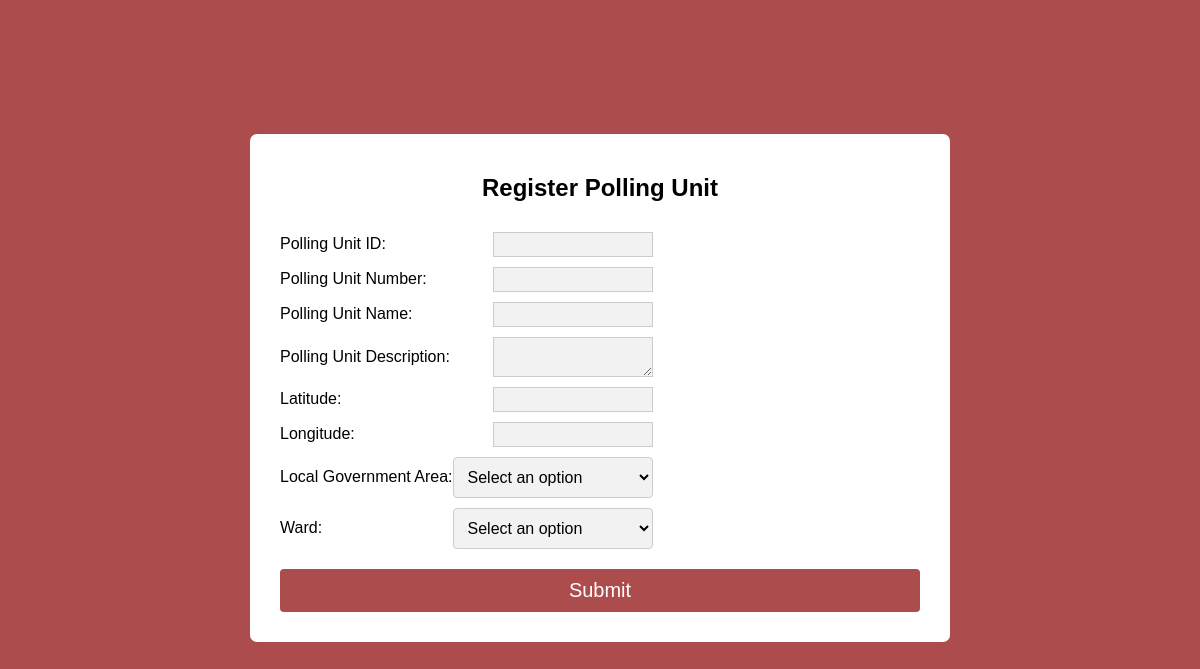
Page /polling/create_polling_unit/ on the earlier database version.
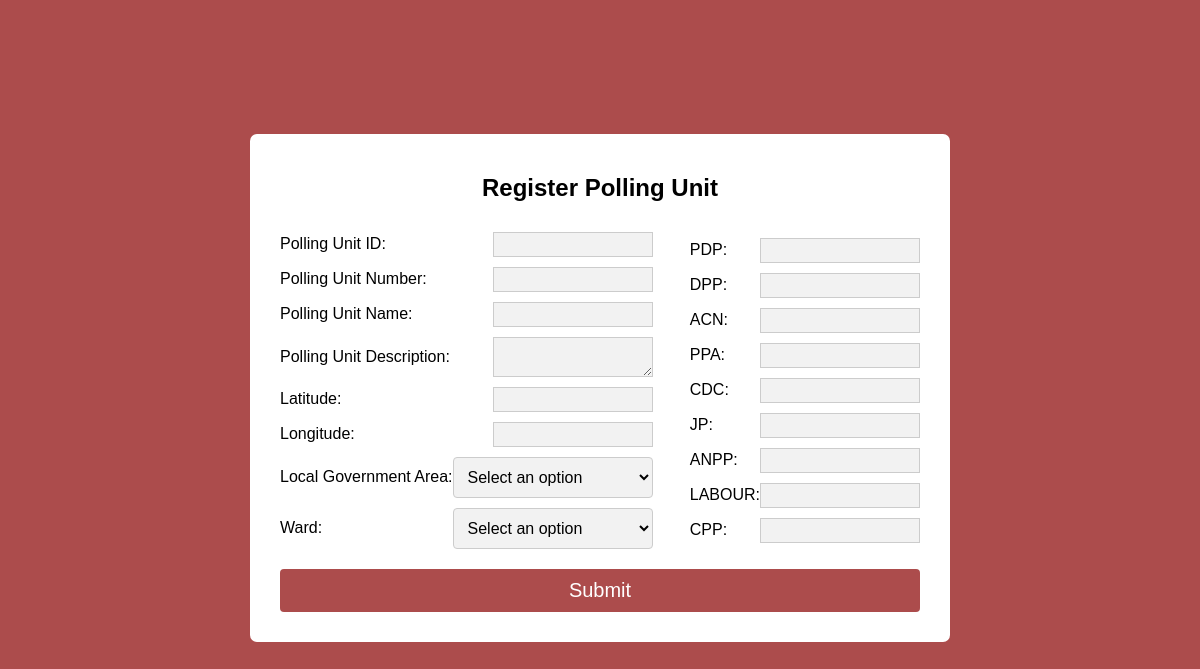
Same page on the later database version.
### polling/models.py (models this page shows, shortened)
class party(models.Model):
    partyid = models.CharField(max_length=11)
    partyname = models.CharField(max_length=11)
    class Meta:
        verbose_name_plural = 'parties'

### polling/views.py (the view, shortened to what this page needs)
# urls.py: path('create_polling_unit/', CreatePollingUnit.as_view(), name='create-polling-unit'),
class CreatePollingUnit(TemplateView):
    template_name='polling/create_polling_unit.html'
    def get_context_data(self, **kwargs: Any) -> Dict[str, Any]:
        context = super().get_context_data(**kwargs)
        context['lgas'] = lga.objects.all()
        context['parties'] = party.objects.all()
        return context

### polling/templates/polling/create_polling_unit.html (shortened to what this page needs)
{% load static %}
<!DOCTYPE html>
<html>
<head>
  <link rel="stylesheet" type="text/css" href="{% static 'polling/css/create.css' %}">
</head>
<body>
    <div id="formBx">
        <h2>Register Polling Unit</h2>
        <form method='post' id="polling-unit-form", action="">
        <div id="div">
          <div>
            <div class="form-group">
            <label for="polling_unit_id">Polling Unit ID:</label>
            <input id="polling_unit_id" name="polling_unit_id" type="number" required>
            </div>
            <div class="form-group">
            <label for="polling_unit_number">Polling Unit Number:</label>
            <input id="polling_unit_number" name="polling_unit_number" type="text" required>
            </div>
            <div class="form-group">
            <label for="polling_unit_name">Polling Unit Name:</label>
            <input id="polling_unit_name" name="polling_unit_name" type="text" required>
            </div>
            <div class="form-group">
            <label for="polling_unit_description">Polling Unit Description:</label>
            <textarea id="polling_unit_description" name="polling_unit_description" type="text" required></textarea>
            </div>
            <div class="form-group">
            <label for="lat">Latitude:</label>
            <input id="lat" name="lat" type="text" required>
            </div>
            <div class="form-group">
            <label for="long">Longitude:</label>
            <input id="long" name="long" type="text" required>
            </div>
            <div class="form-group">
            <label for="lga_id">Local Government Area:</label>
            <select name="lga_id" id="lga_id" class="custom-select" required>
                <option value="" disabled selected>Select an option</option>
              </select>
            </div>
              <div class="form-group">
                <label for="ward_id">Ward:</label>
              <select name="ward_id" id="ward_id" class="custom-select" required>
                <option value="" disabled selected>Select an option</option>
              </select>
            </div>
          </div>
            <div>
            {% for party in parties %}
            <div class="form-group">
              <label for="{{party.partyname}}">{{party.partyname}}:</label>
              <input id="{{party.partyname}}" name="party" type="number">
            </div>
            {% endfor %}
            </div>
        </div>
            <div class="form-group">
                <input id="submit" value='Submit' type="submit">
            </div>
        </form>
    </div>
</body>
</html>

### polling/static/polling/css/create.css (style rules this page uses)
* { font-family: 'Gill Sans', 'Gill Sans MT', Calibri, 'Trebuchet MS', sans-serif; }
body, #formBx { display: flex; justify-content: center; align-items: center; flex-direction: column; }
body { background: #ac4c4c; height : 95vh; }
#formBx { background: #fff; border-radius: 7px; padding: 20px; }
#polling-unit-form { width: 55vw; }
#polling-unit-form #div { display: flex; justify-content: space-between; align-items: center; flex-direction: row; }
.custom-select { width: 200px; padding: 10px; font-size: 16px; border: 1px solid #ccc; border-radius: 4px; }
.custom-select option { background-color: #f2f2f2; color: #333; }
.form-group { display: flex; justify-content: space-between; align-items: center; margin: 10px; }
input[type="submit"] { padding: 10px; font-size: 20px; color: white; background: #ac4c4c; outline: none; border: none; border-radius: 4px; width: 100%; }
input[type="text"], input[type="number"], select, textarea { background-color: #f2f2f2; border: 1px solid #ccc; width: 150px; padding: 4px; }

Differences in the rows shown:
added party: partyname "PDP"
added party: partyname "DPP"
added party: partyname "ACN"
added party: partyname "PPA"
added party: partyname "CDC"
added party: partyname "JP"
added party: partyname "ANPP"
added party: partyname "LABOUR"
added party: partyname "CPP"
